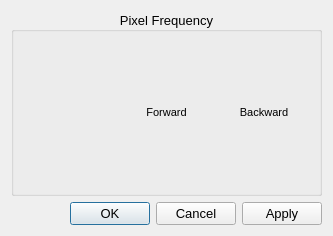
<?xml version="1.0" encoding="UTF-8"?>
<ui version="4.0">
 <class>scanner_settings_dialog</class>
 <widget class="QDialog" name="scanner_settings_dialog">
  <property name="geometry">
   <rect>
    <x>0</x>
    <y>0</y>
    <width>333</width>
    <height>236</height>
   </rect>
  </property>
  <property name="windowTitle">
   <string>qudi: Scan Settings</string>
  </property>
  <layout class="QGridLayout" name="gridLayout">
   <item row="1" column="0">
    <widget class="QDialogButtonBox" name="buttonBox">
     <property name="font">
      <font>
       <pointsize>10</pointsize>
      </font>
     </property>
     <property name="layoutDirection">
      <enum>Qt::LeftToRight</enum>
     </property>
     <property name="orientation">
      <enum>Qt::Horizontal</enum>
     </property>
     <property name="standardButtons">
      <set>QDialogButtonBox::Apply|QDialogButtonBox::Cancel|QDialogButtonBox::Ok</set>
     </property>
     <property name="centerButtons">
      <bool>false</bool>
     </property>
    </widget>
   </item>
   <item row="0" column="0">
    <widget class="QGroupBox" name="groupBox">
     <property name="sizePolicy">
      <sizepolicy hsizetype="Preferred" vsizetype="Minimum">
       <horstretch>0</horstretch>
       <verstretch>0</verstretch>
      </sizepolicy>
     </property>
     <property name="font">
      <font>
       <pointsize>10</pointsize>
       <weight>50</weight>
       <bold>false</bold>
      </font>
     </property>
     <property name="title">
      <string>Pixel Frequency</string>
     </property>
     <property name="alignment">
      <set>Qt::AlignCenter</set>
     </property>
     <layout class="QGridLayout" name="axes_settings_gridLayout">
      <item row="0" column="1">
       <widget class="QLabel" name="label">
        <property name="font">
         <font>
          <pointsize>8</pointsize>
          <weight>50</weight>
          <bold>false</bold>
         </font>
        </property>
        <property name="text">
         <string>Forward</string>
        </property>
        <property name="alignment">
         <set>Qt::AlignCenter</set>
        </property>
       </widget>
      </item>
      <item row="0" column="0">
       <widget class="QLabel" name="dummy_label">
        <property name="text">
         <string/>
        </property>
       </widget>
      </item>
      <item row="0" column="2">
       <widget class="QLabel" name="label_2">
        <property name="font">
         <font>
          <pointsize>8</pointsize>
          <weight>50</weight>
          <bold>false</bold>
         </font>
        </property>
        <property name="text">
         <string>Backward</string>
        </property>
        <property name="alignment">
         <set>Qt::AlignCenter</set>
        </property>
       </widget>
      </item>
     </layout>
    </widget>
   </item>
  </layout>
 </widget>
 <resources/>
 <connections>
  <connection>
   <sender>buttonBox</sender>
   <signal>accepted()</signal>
   <receiver>scanner_settings_dialog</receiver>
   <slot>accept()</slot>
   <hints>
    <hint type="sourcelabel">
     <x>248</x>
     <y>254</y>
    </hint>
    <hint type="destinationlabel">
     <x>157</x>
     <y>274</y>
    </hint>
   </hints>
  </connection>
  <connection>
   <sender>buttonBox</sender>
   <signal>rejected()</signal>
   <receiver>scanner_settings_dialog</receiver>
   <slot>reject()</slot>
   <hints>
    <hint type="sourcelabel">
     <x>316</x>
     <y>260</y>
    </hint>
    <hint type="destinationlabel">
     <x>286</x>
     <y>274</y>
    </hint>
   </hints>
  </connection>
 </connections>
</ui>
